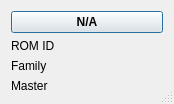
<ui version="4.0" >
 <class>switchecogest</class>
 <widget class="QDialog" name="switchecogest" >
  <property name="windowModality" >
   <enum>Qt::NonModal</enum>
  </property>
  <property name="geometry" >
   <rect>
    <x>0</x>
    <y>0</y>
    <width>174</width>
    <height>103</height>
   </rect>
  </property>
  <property name="focusPolicy" >
   <enum>Qt::StrongFocus</enum>
  </property>
  <property name="windowTitle" >
   <string>Valve</string>
  </property>
  <property name="windowIcon" >
   <iconset resource="../onewire.qrc" >
    <normaloff>:/images/images/kfm_home.png</normaloff>:/images/images/kfm_home.png</iconset>
  </property>
  <property name="sizeGripEnabled" >
   <bool>true</bool>
  </property>
  <property name="modal" >
   <bool>false</bool>
  </property>
  <layout class="QGridLayout" name="gridLayout" >
   <item row="0" column="0" colspan="2" >
    <widget class="QPushButton" name="valueui" >
     <property name="font" >
      <font>
       <weight>75</weight>
       <bold>true</bold>
      </font>
     </property>
     <property name="text" >
      <string>N/A</string>
     </property>
    </widget>
   </item>
   <item row="1" column="0" >
    <widget class="QLabel" name="labelromid" >
     <property name="sizePolicy" >
      <sizepolicy vsizetype="Preferred" hsizetype="Preferred" >
       <horstretch>1</horstretch>
       <verstretch>0</verstretch>
      </sizepolicy>
     </property>
     <property name="text" >
      <string>ROM ID</string>
     </property>
    </widget>
   </item>
   <item row="2" column="0" >
    <widget class="QLabel" name="labelfamily" >
     <property name="sizePolicy" >
      <sizepolicy vsizetype="Preferred" hsizetype="Preferred" >
       <horstretch>1</horstretch>
       <verstretch>0</verstretch>
      </sizepolicy>
     </property>
     <property name="text" >
      <string>Family</string>
     </property>
    </widget>
   </item>
   <item row="3" column="0" >
    <widget class="QLabel" name="labelmaster" >
     <property name="sizePolicy" >
      <sizepolicy vsizetype="Preferred" hsizetype="Preferred" >
       <horstretch>1</horstretch>
       <verstretch>0</verstretch>
      </sizepolicy>
     </property>
     <property name="text" >
      <string>Master</string>
     </property>
    </widget>
   </item>
  </layout>
 </widget>
 <resources>
  <include location="../onewire.qrc" />
  <include location="../onewire.qrc" />
 </resources>
 <connections/>
</ui>
